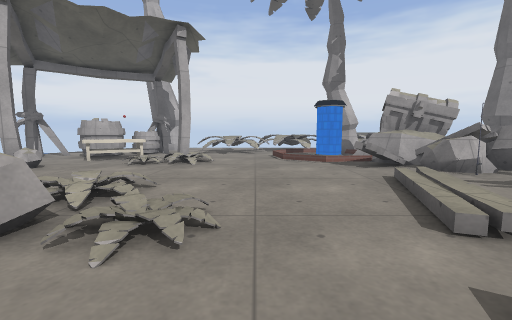
View 1 (above)

24 first-person views from a walk through a level from a Godot 3-D game. The camera is 1.2 m above the floor, tilts 6° down and sees 90° across. The floor is counted in squares, 1 m on a side. Each view is taken from the middle of a square. On the plan, view 1 faces up. The plan holds only what a view shows up to about 12 squares ahead; the rest is blank. The place goes on beyond the plan. Characters and animated objects are not drawn. Some surface patterns are stand-ins.

View 2
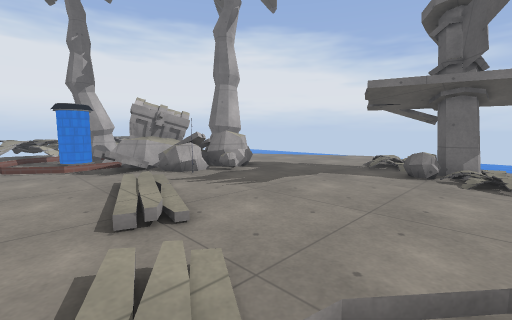

View 3
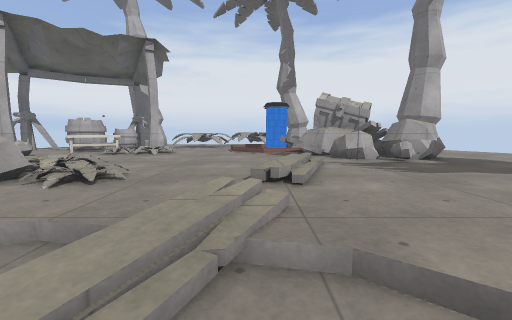

View 4
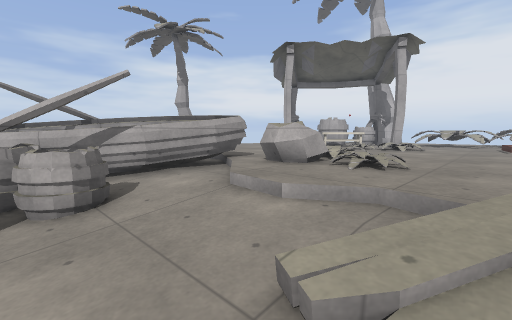

View 5
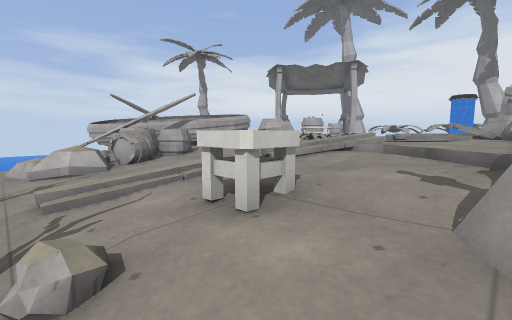

View 6
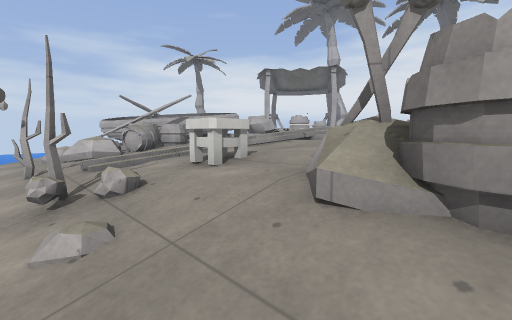

View 7
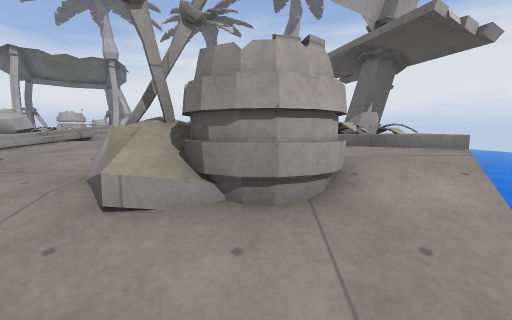

View 8
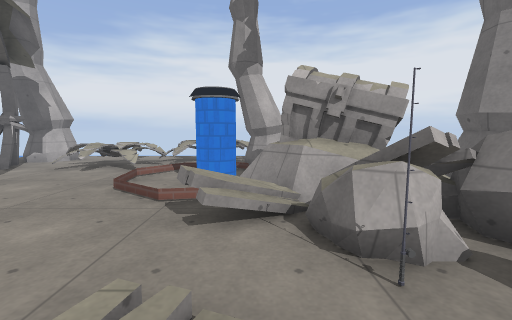

View 9
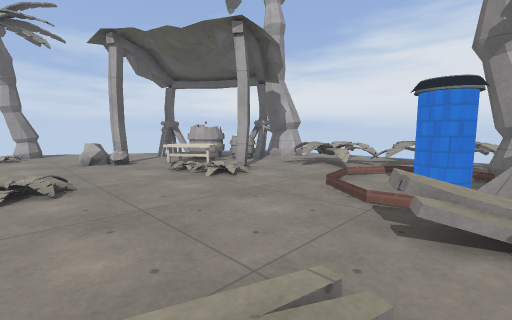

View 10
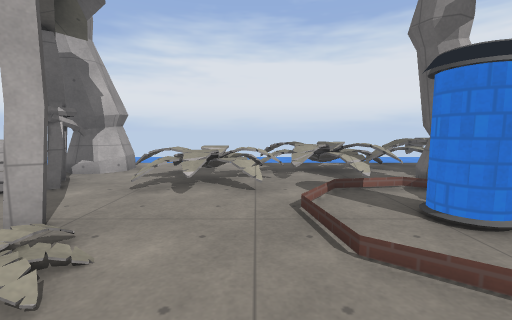

View 11
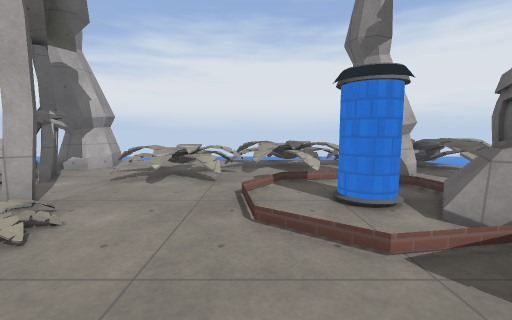

View 12
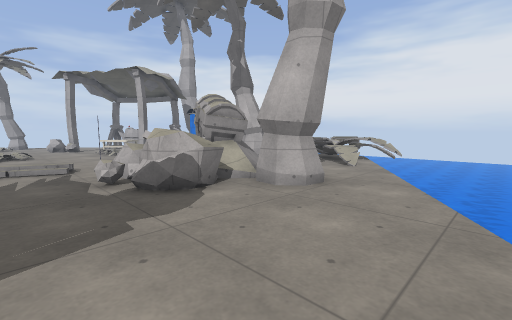

View 13
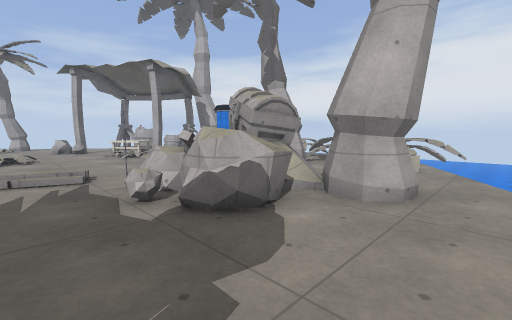

View 14
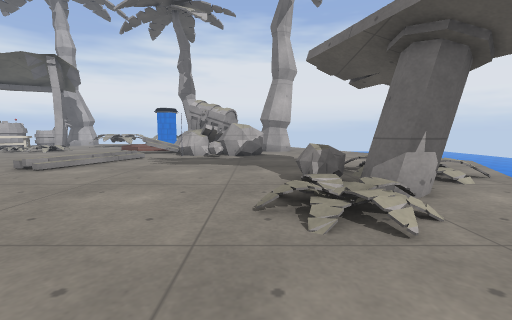

View 15
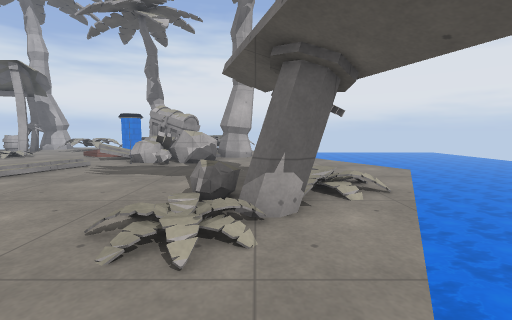

View 16
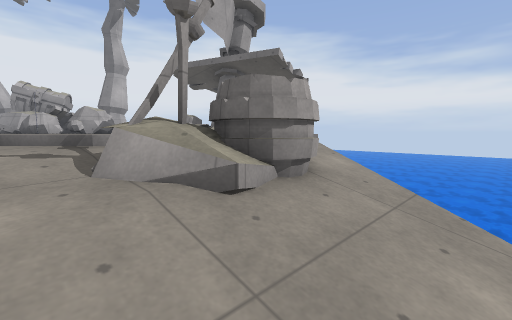

View 17
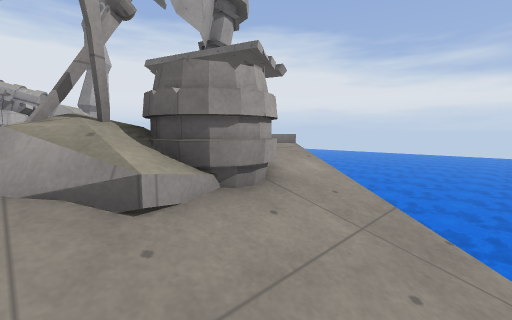

View 18
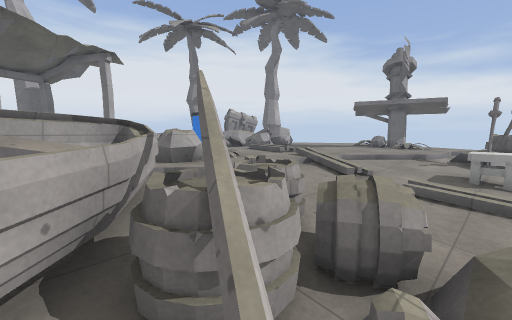

View 19
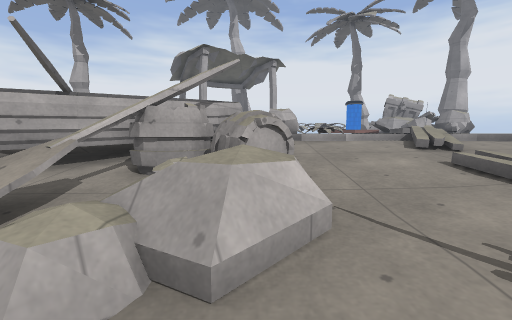

View 20
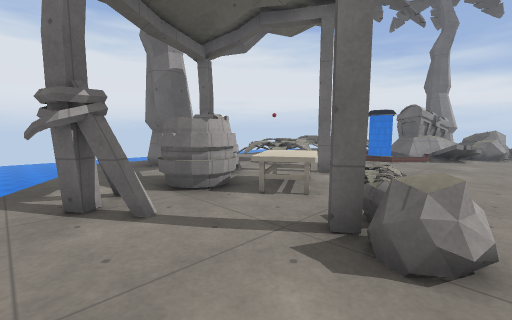

View 21
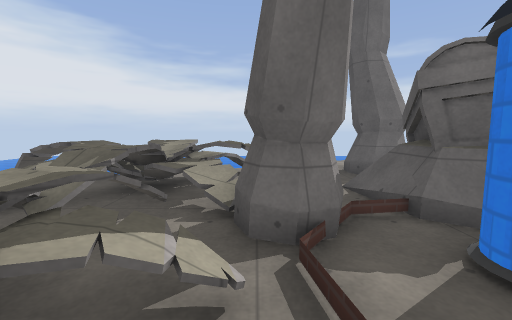

View 22
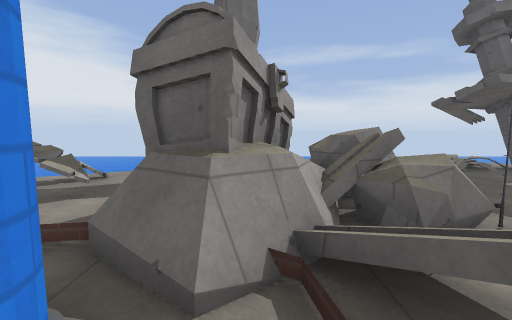

View 23
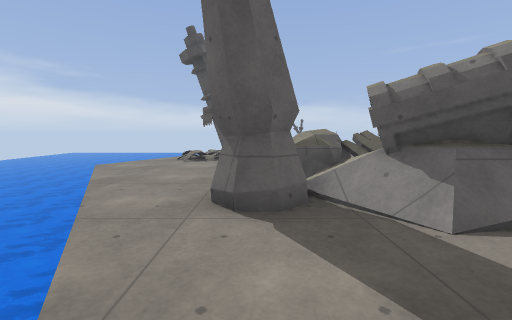

View 24
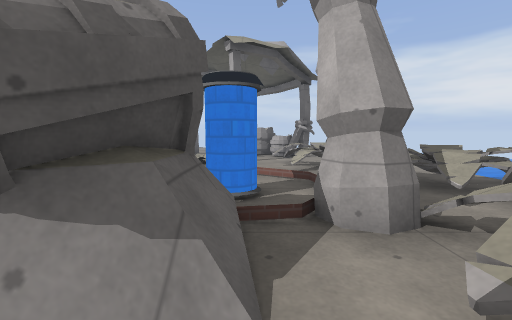

### Floor plan
Key: @ floor where view 1 was taken; # wall or solid block; x gap in a wall; . main floor; - floor 0.25 m lower than the main floor; : floor 0.5 m higher than the main floor; _ floor 0.5 m lower than the main floor; + floor 0.75 m higher than the main floor; < floor 0.75 m lower than the main floor; * floor 1 m higher than the main floor; ( floor 1 m lower than the main floor; ! floor 1.25 m lower than the main floor; / step, stairs or slope; = window, fence, low wall or low ledge; ≈ water the walk keeps out of; ^ raised ledge; v drop or lower ground; T thing the floor can be seen under or through; S stall; P pillar; O other object.
Columns run from 12 left of view 1 to 15 right of it. Each row starts with its distance up from view 1.
 18                   ≈v
 17         ......==.===vv
 16       ##.....=##x=:++v
 15     ..##...=.x:xv=+:*/≈
 14    ....x.==#==x=#==#=/≈
 13   ≈... #..=#=...TT.=./≈
 12   ...^^^...==...TT.....≈
 11   .#x^^........TT==.....
 10   .#..SSS#/....P=#^O.#..≈
  9   ....SS///.....=#^^##...≈
  8   ......///....===##=....≈≈≈
  7    ..#.........=.==##.....≈≈
  6  ....=...........==#......≈≈
  5 #......../.....//..........≈
  4  //......//..../...........≈
  3       ...^//..//......./ ..≈
  2      -##.^//.../....../#/.≈≈
  1     ^^ ^/.//..O/.....=.#/≈
  0    ^^^^^-///@///.....=##.≈
 -1   ## ^^^_/--//--/...///.
 -2   # ^^^#^/__//_--/..//..v
 -3   # ^###^___/___--////.≈
 -4    ^^=#=^<<</_SS_=#=-//
 -5      /##=/<</<SS_###=/≈
 -6       /_=((<//<<//=#/≈     ≈
 -7     !/!!(((#/////////≈    ≈≈
 -8     ≈!!!////////////≈    ≈≈≈

Positions as (right, up) in squares from view 1, and headings:
1: (0, 0), facing up
2: (1, -1), facing up-right
3: (2, -2), facing up
4: (1, -3), facing up-left
5: (5, -7), facing up-left
6: (7, -8), facing up-left
7: (7, -8), facing up
8: (4, 4), facing up
9: (4, 4), facing up-left
10: (0, 7), facing up
11: (1, 6), facing up
12: (13, 4), facing up-left
13: (11, 4), facing up-left
14: (8, -4), facing up
15: (10, -4), facing up
16: (4, -8), facing up-right
17: (5, -8), facing up-right
18: (-7, -5), facing up-right
19: (-4, -8), facing up
20: (-10, 6), facing up-right
21: (1, 13), facing right
22: (2, 9), facing right
23: (9, 14), facing down
24: (8, 11), facing left
